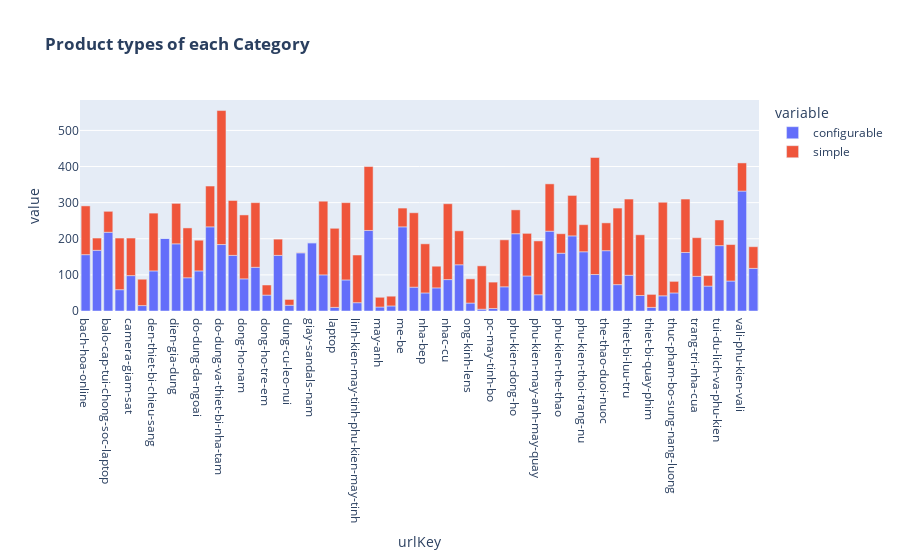

Notebook code for this chart:
### Code cell
px.bar(df.pivot_table(index = 'urlKey', columns = 'type', values = 'sku', aggfunc = 'count', fill_value = 0).reset_index(), 
       x = "urlKey", 
       y = ["configurable", "simple"], 
       title = "<b>Product types of each Category<b>").show()

### Figure 1 — Plotly figure (JSON) as saved in the notebook; plotly's stock layout.template omitted (floating-point values rounded to 4 significant figures)
{"data": [{"alignmentgroup": "True", "hovertemplate": "variable=configurable<br>urlKey=%{x}<br>value=%{y}<extra></extra>", "legendgroup": "configurable", "marker": {"color": "#636efa", "pattern": {"shape": ""}}, "name": "configurable", "offsetgroup": "configurable", "orientation": "v", "showlegend": true, "textposition": "auto", "type": "bar", "x": ["bach-hoa-online", "balo", "balo-cap-tui-chong-soc-laptop", "balo-tui-dung-bao-da", "camera-giam-sat", "camera-hanh-trinh-action-camera-va-phu-kien", "den-thiet-bi-chieu-sang", "dep-nam", "dien-gia-dung", "dien-thoai-may-tinh-bang", "do-dung-da-ngoai", "do-dung-phong-ngu", "do-dung-va-thiet-bi-nha-tam", "do-tho-cung", "dong-ho-nam", "dong-ho-nu", "dong-ho-tre-em", "dung-cu-cau-ca", "dung-cu-leo-nui", "giay-boots-nam", "giay-sandals-nam", "lam-dep-suc-khoe", "laptop", "laptop-may-vi-tinh", "linh-kien-may-tinh-phu-kien-may-tinh", "mat-kinh", "may-anh", "may-bay-camera-va-phu-kien", "me-be", "ngoai-troi-san-vuon", "nha-bep", "nha-cua-doi-song", "nhac-cu", "noi-that", "ong-kinh-lens", "ong-kinh-ong-ngam", "pc-may-tinh-bo", "phong-an", "phu-kien-dong-ho", "phu-kien-giay-nam", "phu-kien-may-anh-may-quay", "phu-kien-nam-tui-xach", "phu-kien-the-thao", "phu-kien-thoi-trang-nam", "phu-kien-thoi-trang-nu", "sua-chua-nha-cua", "the-thao-duoi-nuoc", "thiet-bi-anh-sang", "thiet-bi-luu-tru", "thiet-bi-mang", "thiet-bi-quay-phim", "thiet-bi-van-phong-thiet-bi-ngoai-vi", "thuc-pham-bo-sung-nang-luong", "trang-suc", "trang-tri-nha-cua", "tui-bao-tu-tui-deo-bung", "tui-du-lich-va-phu-kien", "tui-xach-cong-so-nam", "vali-phu-kien-vali", "vi-nam"], "xaxis": "x", "y": [156, 168, 218, 59, 98, 15, 111, 201, 186, 92, 111, 233, 184, 154, 89, 121, 44, 154, 16, 161, 189, 100, 10, 86, 23, 223, 11, 14, 233, 66, 50, 64, 87, 128, 22, 5, 7, 67, 214, 97, 45, 221, 160, 208, 164, 101, 167, 73, 99, 43, 10, 42, 50, 162, 96, 69, 181, 83, 332, 118], "yaxis": "y"}, {"alignmentgroup": "True", "hovertemplate": "variable=simple<br>urlKey=%{x}<br>value=%{y}<extra></extra>", "legendgroup": "simple", "marker": {"color": "#EF553B", "pattern": {"shape": ""}}, "name": "simple", "offsetgroup": "simple", "orientation": "v", "showlegend": true, "textposition": "auto", "type": "bar", "x": ["bach-hoa-online", "balo", "balo-cap-tui-chong-soc-laptop", "balo-tui-dung-bao-da", "camera-giam-sat", "camera-hanh-trinh-action-camera-va-phu-kien", "den-thiet-bi-chieu-sang", "dep-nam", "dien-gia-dung", "dien-thoai-may-tinh-bang", "do-dung-da-ngoai", "do-dung-phong-ngu", "do-dung-va-thiet-bi-nha-tam", "do-tho-cung", "dong-ho-nam", "dong-ho-nu", "dong-ho-tre-em", "dung-cu-cau-ca", "dung-cu-leo-nui", "giay-boots-nam", "giay-sandals-nam", "lam-dep-suc-khoe", "laptop", "laptop-may-vi-tinh", "linh-kien-may-tinh-phu-kien-may-tinh", "mat-kinh", "may-anh", "may-bay-camera-va-phu-kien", "me-be", "ngoai-troi-san-vuon", "nha-bep", "nha-cua-doi-song", "nhac-cu", "noi-that", "ong-kinh-lens", "ong-kinh-ong-ngam", "pc-may-tinh-bo", "phong-an", "phu-kien-dong-ho", "phu-kien-giay-nam", "phu-kien-may-anh-may-quay", "phu-kien-nam-tui-xach", "phu-kien-the-thao", "phu-kien-thoi-trang-nam", "phu-kien-thoi-trang-nu", "sua-chua-nha-cua", "the-thao-duoi-nuoc", "thiet-bi-anh-sang", "thiet-bi-luu-tru", "thiet-bi-mang", "thiet-bi-quay-phim", "thiet-bi-van-phong-thiet-bi-ngoai-vi", "thuc-pham-bo-sung-nang-luong", "trang-suc", "trang-tri-nha-cua", "tui-bao-tu-tui-deo-bung", "tui-du-lich-va-phu-kien", "tui-xach-cong-so-nam", "vali-phu-kien-vali", "vi-nam"], "xaxis": "x", "y": [135, 34, 58, 143, 104, 73, 160, 0, 112, 138, 85, 113, 371, 152, 177, 179, 28, 45, 16, 1, 0, 204, 219, 214, 132, 177, 27, 27, 52, 206, 136, 60, 210, 94, 67, 120, 73, 130, 66, 118, 149, 131, 54, 112, 75, 324, 77, 212, 211, 168, 36, 259, 32, 148, 107, 29, 71, 101, 78, 60], "yaxis": "y"}], "layout": {"barmode": "relative", "legend": {"title": {"text": "variable"}, "tracegroupgap": 0}, "title": {"text": "<b>Product types of each Category<b>"}, "xaxis": {"anchor": "y", "domain": [0, 1], "title": {"text": "urlKey"}}, "yaxis": {"anchor": "x", "domain": [0, 1], "title": {"text": "value"}}}}
